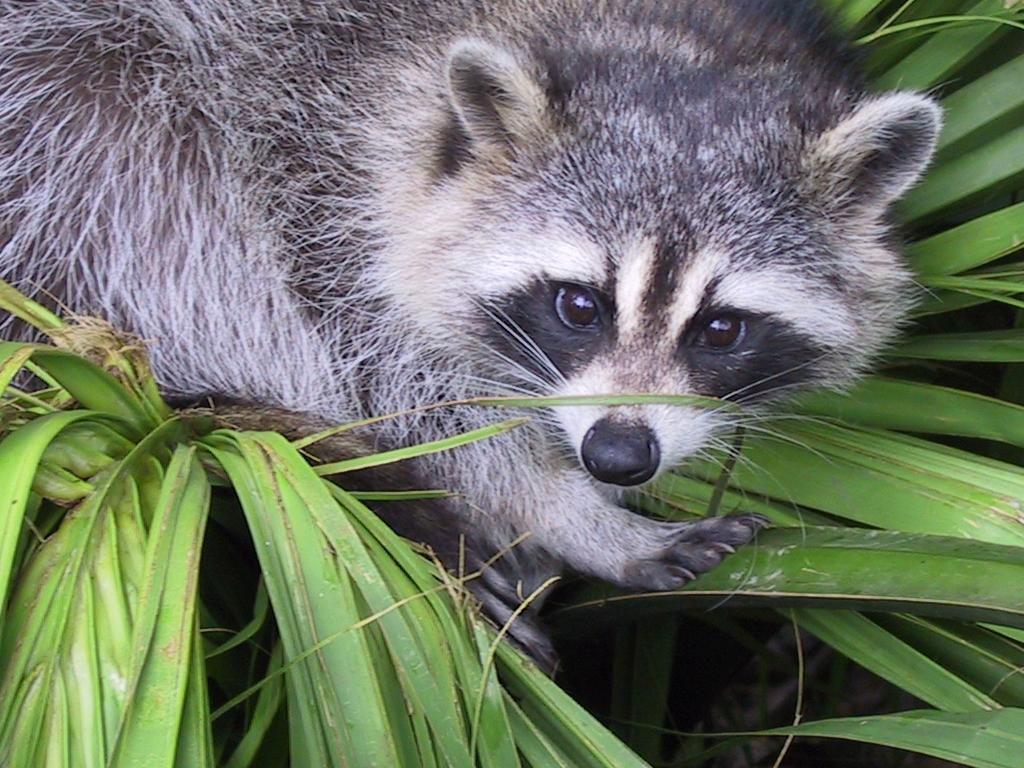
#> input picture module-01/ex04/animal.jpeg, 1024 x 768 px
$ python rotate.py
#> lines starting #> are read from the running program, lines starting #| are printed output that depends on the picture
### module-01/ex04/load_image.py
from PIL import Image
import numpy as np


def ft_load(path: str):
    """Load an image from the specified file path, ensure it's in JPEG or\
    JPG format,
    convert it to RGB mode if necessary, and return the image object."""
#> called with path = 'animal.jpeg'
    try:
        image = Image.open(path)
#> image is the input picture: PIL image 1024x768 RGB; mean R, G, B 110.7, 117.7, 102.1
        if image.format not in ['JPEG', 'JPG']:
            raise TypeError("The image format should be JPG or JPEG")
        print("The format of the image is:", image.format)
#| The format of the image is: JPEG
        if image.mode != 'RGB':
            image = image.convert('RGB')
        image_array = np.array(image)
        print("The shape of the image is:", image_array.shape)
#| The shape of the image is: (768, 1024, 3)
        return image

    except FileNotFoundError:
        print("Error: File not found.")
    except Exception as e:
        print("An error occurred:", e)


# [7 lines left out: function main, not called in this run]


# [2 lines that do not run on import are left out]

### module-01/ex04/rotate.py
import numpy as np
import matplotlib.pyplot as plt
from PIL import Image
from load_image import ft_load


def zoom_image(image, scale=2):
    """Takes a PIL Image and returns a new image that is a
    cropped "zoomed-in" version of the original."""
#> called with scale = 2
    width, height = image.size
#> width = 1024; height = 768
    new_width = width // scale
#> new_width = 512
    new_height = height // scale
#> new_height = 384

    left = (width - new_width)/2
#> left = 256
    top = (height - new_height)/2
#> top = 192
    right = (width + new_width)/2
#> right = 768
    bottom = (height + new_height)/2
#> bottom = 576

    image = image.crop((left, top, right, bottom))
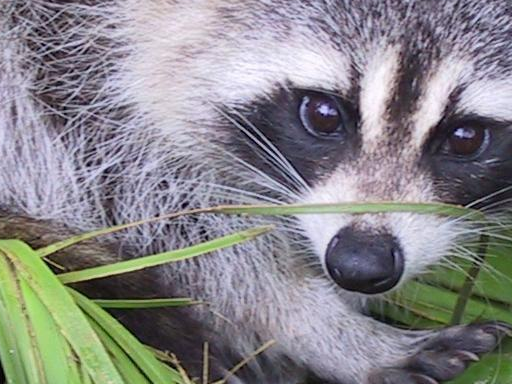
#> image: PIL image 512x384 RGB; mean R, G, B 135.4, 134.4, 137.1
#| The shape of image is: (384, 512, 3)
#> (printed output is left out)
    return image


def rotate(image):
    """Rotate/transpose the input image."""
    img_d = np.array(image)
    transposed_data = [[row[i] for row in img_d] for i in range(len(img_d[0]))]
#> transposed_data = 512 items
    return Image.fromarray(np.uint8(transposed_data))
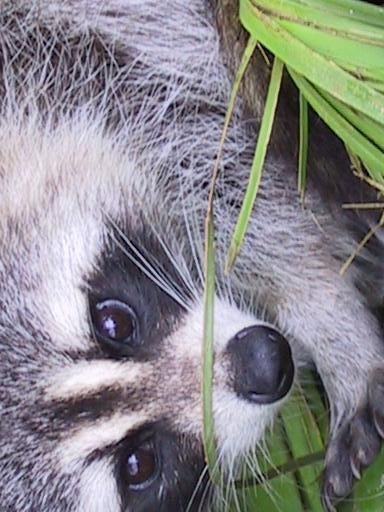
#> returned value: PIL image 384x512 RGB; mean R, G, B 135.4, 134.4, 137.1


def main():
    image_path = "animal.jpeg"
    img = ft_load(image_path)

    if img is None:
        return

    img_cropped = zoom_image(img)
    print(f"The shape of image is: {np.array(img_cropped).shape}")
    print(np.array(img_cropped))

    img_transposed = rotate(img_cropped)
    print(f"New shape after Transpose: {np.array(img_transposed).shape}")
#| New shape after Transpose: (512, 384, 3)
    print(np.array(img_transposed))
#> (printed output is left out)

    plt.imshow(img_transposed)
    plt.show()


if __name__ == "__main__":
    main()
